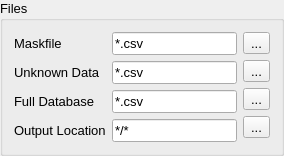
         <widget class="QGroupBox" name="Files">
          <property name="font">
           <font>
            <pointsize>10</pointsize>
           </font>
          </property>
          <property name="title">
           <string>Files</string>
          </property>
          <layout class="QVBoxLayout" name="files">
           <item>
            <widget class="QSplitter" name="splitter_2">
             <property name="orientation">
              <enum>Qt::Horizontal</enum>
             </property>
             <widget class="QWidget" name="layoutWidget">
              <layout class="QHBoxLayout" name="horizontalLayout">
               <item>
                <layout class="QVBoxLayout" name="verticalLayout_6">
                 <item>
                  <widget class="QLabel" name="label_3">
                   <property name="text">
                    <string>Maskfile</string>
                   </property>
                  </widget>
                 </item>
                 <item>
                  <widget class="QLabel" name="label">
                   <property name="text">
                    <string>Unknown Data</string>
                   </property>
                  </widget>
                 </item>
                 <item>
                  <widget class="QLabel" name="label_2">
                   <property name="text">
                    <string>Full Database</string>
                   </property>
                  </widget>
                 </item>
                 <item>
                  <widget class="QLabel" name="label_4">
                   <property name="text">
                    <string>Output Location</string>
                   </property>
                  </widget>
                 </item>
                </layout>
               </item>
               <item>
                <layout class="QVBoxLayout" name="verticalLayout_5">
                 <item>
                  <widget class="QLineEdit" name="lineEdit">
                   <property name="text">
                    <string extracomment="Make this change whenever a new file is selected">*.csv</string>
                   </property>
                   <property name="readOnly">
                    <bool>true</bool>
                   </property>
                  </widget>
                 </item>
                 <item>
                  <widget class="QLineEdit" name="lineEdit_2">
                   <property name="text">
                    <string extracomment="Make this change whenever a new file is selected">*.csv</string>
                   </property>
                   <property name="readOnly">
                    <bool>true</bool>
                   </property>
                  </widget>
                 </item>
                 <item>
                  <widget class="QLineEdit" name="lineEdit_3">
                   <property name="text">
                    <string extracomment="Make this change whenever a new file is selected">*.csv</string>
                   </property>
                   <property name="readOnly">
                    <bool>true</bool>
                   </property>
                  </widget>
                 </item>
                 <item>
                  <widget class="QLineEdit" name="lineEdit_4">
                   <property name="text">
                    <string extracomment="Make this change whenever a new folder is selected">*/*</string>
                   </property>
                   <property name="readOnly">
                    <bool>true</bool>
                   </property>
                  </widget>
                 </item>
                </layout>
               </item>
               <item>
                <layout class="QVBoxLayout" name="verticalLayout">
                 <item>
                  <widget class="QToolButton" name="toolButton">
                   <property name="text">
                    <string>...</string>
                   </property>
                  </widget>
                 </item>
                 <item>
                  <widget class="QToolButton" name="toolButton_2">
                   <property name="text">
                    <string>...</string>
                   </property>
                  </widget>
                 </item>
                 <item>
                  <widget class="QToolButton" name="toolButton_3">
                   <property name="text">
                    <string>...</string>
                   </property>
                  </widget>
                 </item>
                 <item>
                  <widget class="QToolButton" name="toolButton_4">
                   <property name="text">
                    <string>...</string>
                   </property>
                  </widget>
                 </item>
                </layout>
               </item>
              </layout>
             </widget>
            </widget>
           </item>
          </layout>
         </widget>
